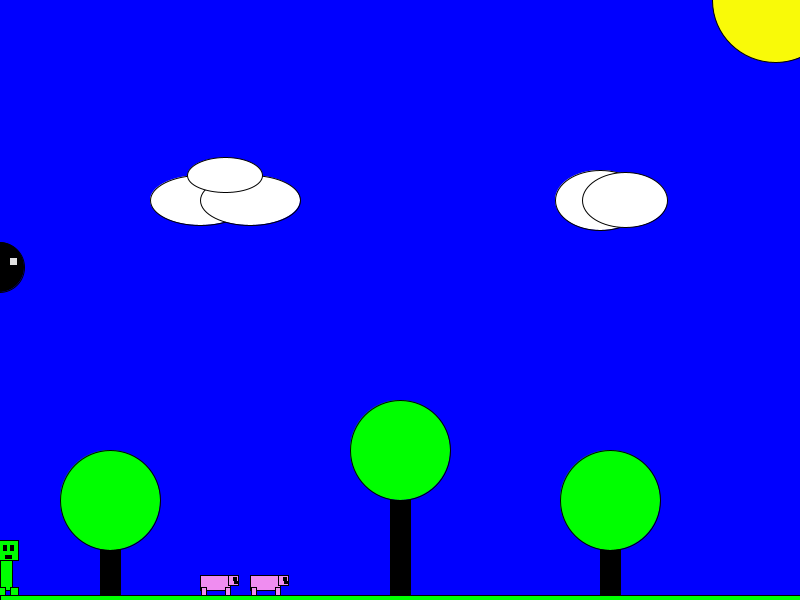
Frame 1 (no input)
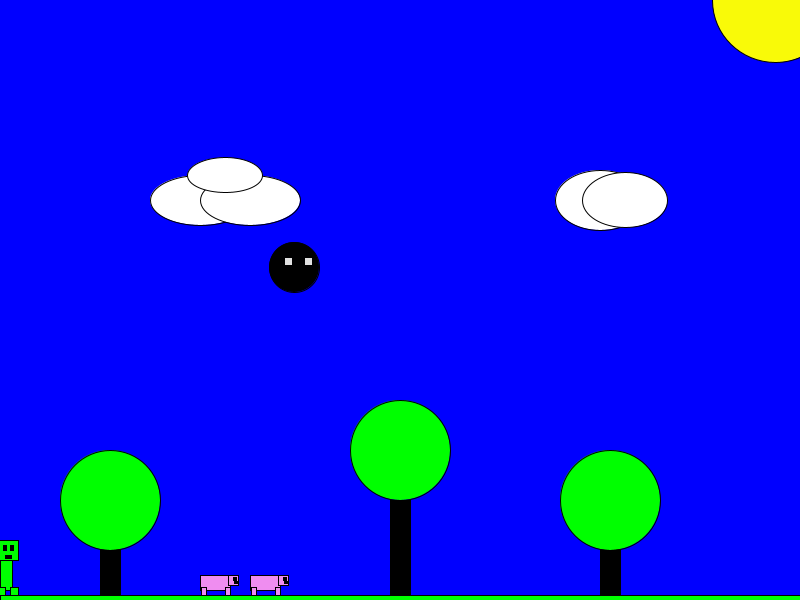
Frame 60 (the mouse pressed at the canvas centre just before this capture)
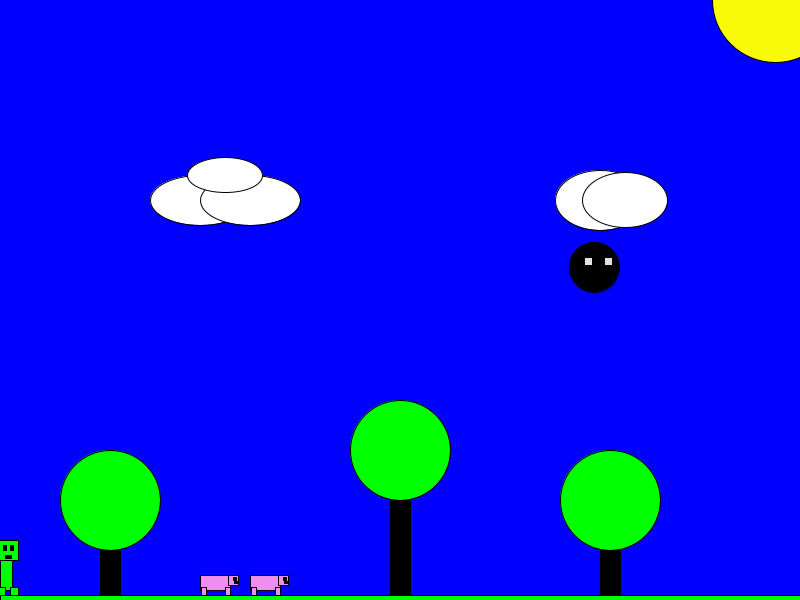
Frame 120 (the mouse held since frame 60 and released just before this capture)

The Processing sketch that drew these frames (run headless with seeded random() and noise(); from frame 60 on, the mouse is pressed at the canvas centre):

// Processing sketch: processing_103726
// ── processing_103726.pde

float treeXPosition = 600.0;
int launchPosition = -1;
int altitude = 0;
int explosionPosition = -1;
int pig1Position = 200;
int pig2Position = 250;
int birdAltitude = (int)random(25,400);
int birdPosition = -1;
int birdPositionMax = 800;
int score = 0;
int cPosition = 0;
void keyPressed() {
  if (key == ' ') {
    explosionPosition = cPosition;
    if ((explosionPosition >= (pig1Position - 100)) && (explosionPosition <= (pig1Position + 100))) {
      pig1Position = -1;
    }
    if ((explosionPosition >= (pig2Position - 100)) && (explosionPosition <= (pig2Position + 100))) {
      pig2Position = -1;
    }
    setup ();
    fill (252, 98, 8);
    ellipse (explosionPosition, 575, 100, 100);
    //frameRate (.1);
  } else if ((key == 'f') && (launchPosition < 0)) {
    launchPosition = cPosition;
    altitude = 555;
    rect (mouseX, 565, 15, 15);
  } else {
    explosionPosition = -1;
  }
}
void drawTree(float xPosition)
{
  fill (0, 0, 0);
  rect (xPosition, 475, 20, 125);
  fill (0, 255, 0);
  ellipse (xPosition + 10, 500, 100, 100);
}
void mine () {
  int mineSpawn1 = (int) random (800);
  rect (mineSpawn1, 590, 20, 10);
} 
void setup()
{
  noCursor ();
  size (800, 600);
  background(0, 0, 300);
  drawTree(100);
  fill (0, 255, 0);
  ellipse (400, 450, 100, 100);
  fill (0, 0, 0);
  rect (390, 500, 20, 200);
  fill (255, 255, 255);
  ellipse (200, 200, 100, 50);
  ellipse (250, 200, 100, 50);
  ellipse (225, 175, 75, 35);
  fill (0, 255, 0);
  fill (0, 0, 0);
  rect (treeXPosition, 475, 20, 125);
  fill (0, 255, 0);
  ellipse (treeXPosition + 10, 500, 100, 100);
  rect (0, 595, 800, 15);
  drawPiggy (pig1Position);
  drawPiggy (pig2Position);
  fill (249, 250, 8);
  ellipse (775, 0, 125, 125);
  drawCloud (600, 200, 90, 60);
}

void draw () {
  if(birdPosition >= width)
  {
    birdAltitude= (int)random(20, 80);
    birdAltitude= birdAltitude*5;
  }
  if (key == 'd' && keyPressed) 
  {
    cPosition = cPosition + 5;
    creeper(cPosition);
  }
  if (key == 'a' && keyPressed)
  {
    cPosition = cPosition - 5;
    creeper(cPosition);
  }
  if (explosionPosition == -1) {
    creeper (cPosition);
  }


  if (launchPosition >= 0) {
    float r = random (225);
    float g = random (225);
    float b = random (225);
    fill (r, g, b);
    ellipse (launchPosition, altitude, 20, 20);
    altitude = altitude - 5;
    if (altitude < 0) {
      launchPosition = -1;
    }
  }
  if (birdPosition >= birdPositionMax) {
    birdPosition = 0;
  }

  fill (0, 0, 0);
  ellipse (birdPosition, birdAltitude, 50, 50);
  fill (225, 225, 225);
  rect (birdPosition + 10, birdAltitude - 10, 8, 8);
  rect (birdPosition - 10, birdAltitude - 10, 8, 8);
  birdPosition = birdPosition + 5;
  if (launchPosition >= ((birdPosition - 50)) && ((launchPosition <= (birdPosition + 50)) && ((altitude == (birdAltitude))))) 
  {
    fill (255, 0, 0);
    ellipse (birdPosition, birdAltitude, 100, 100);
    birdAltitude = birdAltitude -50;
    birdPosition = 0;
    altitude = -40;
    score = score + 1;
  }

  if (score == 3) {
    textSize (50);
    text("SSSSSssss... good jawb!!!", 100, 300);
  }
} 

void creeper (float cPosition) {
  setup ();
  fill(0, 255, 0);
  rect (cPosition, 550, 12, 40);
  rect (cPosition - 3, 587, 8, 8);
  rect (cPosition + 10, 587, 8, 8);
  rect (cPosition - 2, 540, 20, 20);
  fill (0, 0, 0);
  rect (cPosition + 3, 545, 3, 5);
  rect (cPosition + 10, 545, 3, 5);
  rect (cPosition + 5, 555, 6, 3);
}
void drawCloud(float xPosition, float yPosition, float cloudwidth, float cloudheight)
{
  fill (255, 255, 255);
  ellipse (xPosition, yPosition, cloudwidth, cloudheight);
  ellipse (xPosition + 25, yPosition, cloudwidth - 5, cloudheight - 5);
}
void drawPiggy (float xPos)
{
  if (xPos >= 0) {
    fill (239, 141, 240);
    rect (xPos, 575, 30, 15);
    rect (xPos + 1, 587, 5, 8);
    rect (xPos + 25, 587, 5, 8);
    rect (xPos + 28, 575, 10, 10);
    fill (0, 0, 0);
    rect (xPos + 33, 577, 3, 3);
    rect (xPos + 34, 581, 4, 2);
  }
}
